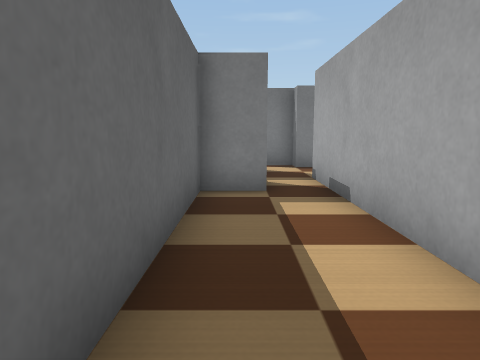
view 1 (above)

24 first-person views from a walk through a robot-simulator world made for Webots. The camera is 0.22 m above the floor, tilts 8° down and sees 70° across. The floor is counted in squares, 0.2 m on a side. Each view is taken from the middle of a square. On the plan, view 1 faces up. The plan holds only what a view shows up to about 13 squares ahead; the rest is blank. The robots in the file are not drawn. Webots' stock objects and surfaces are drawn as simple stand-ins.

view 2
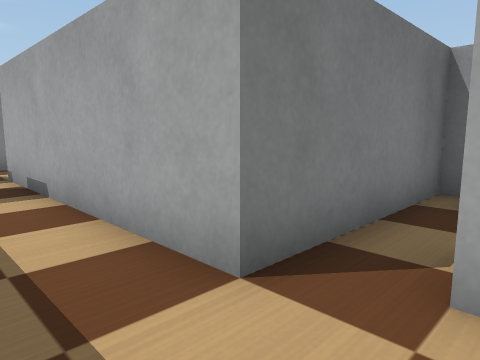

view 3
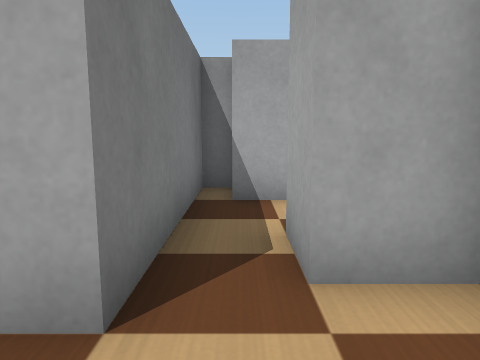

view 4
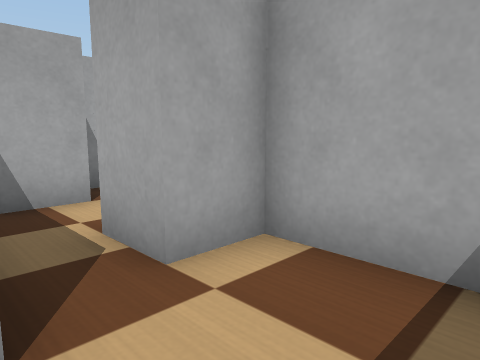

view 5
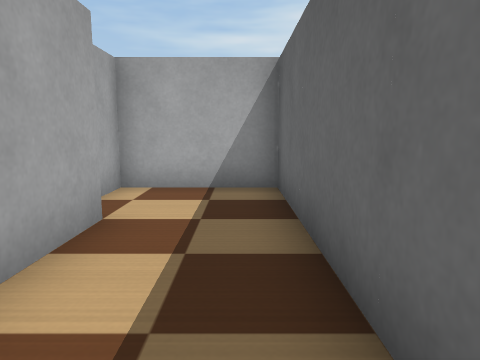

view 6
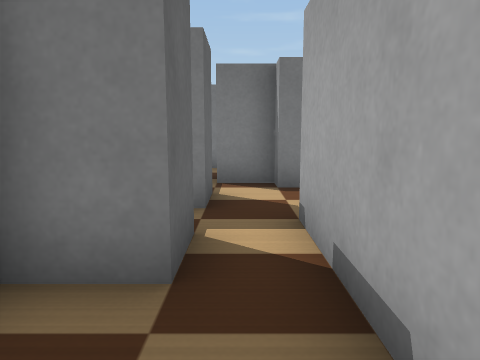

view 7
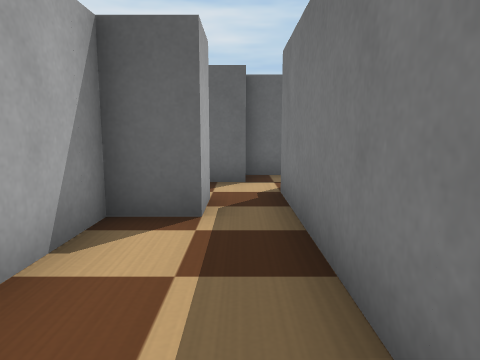

view 8
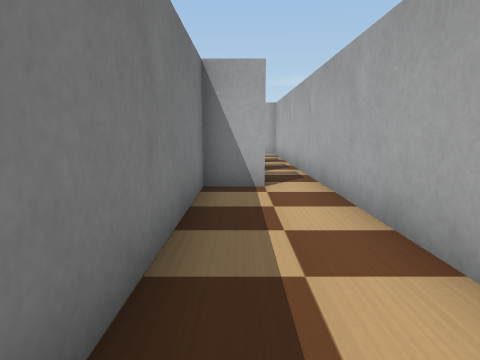

view 9
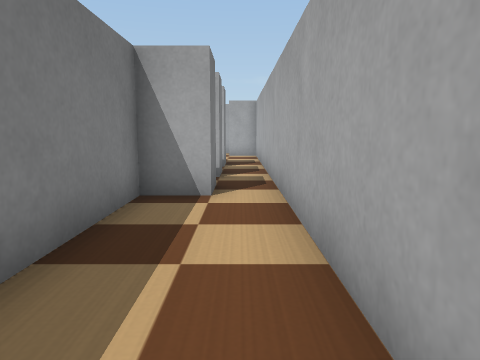

view 10
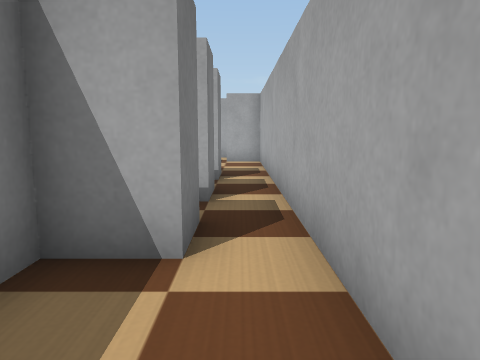

view 11
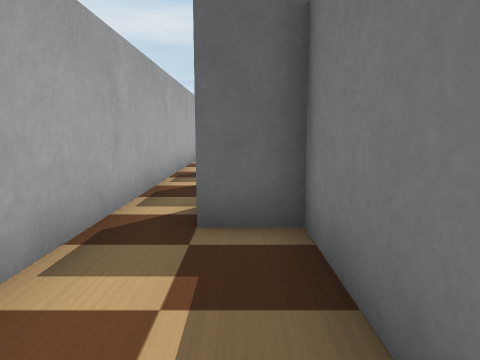

view 12
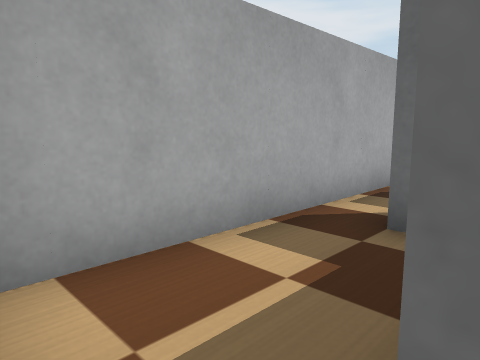

view 13
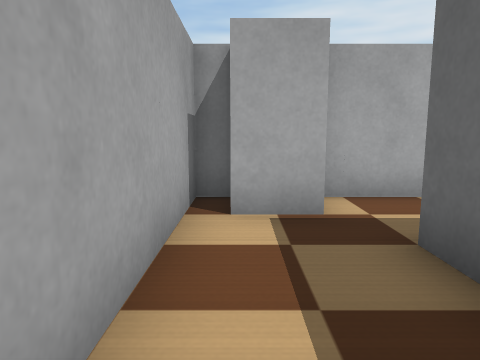

view 14
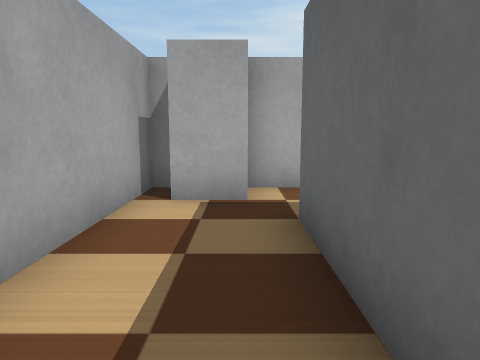

view 15
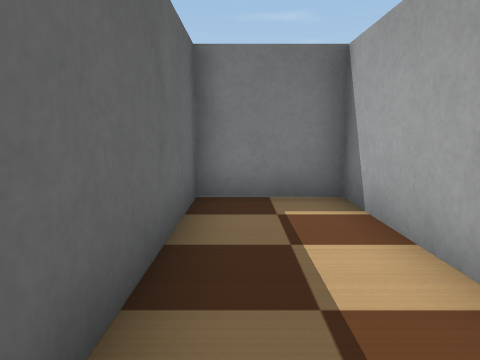

view 16
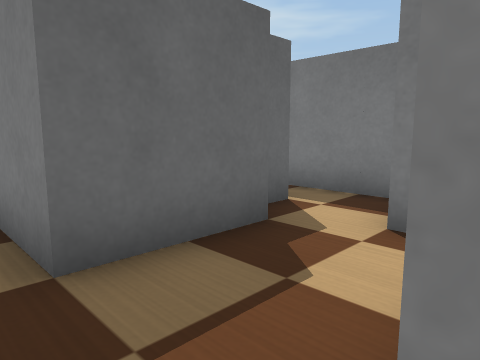

view 17
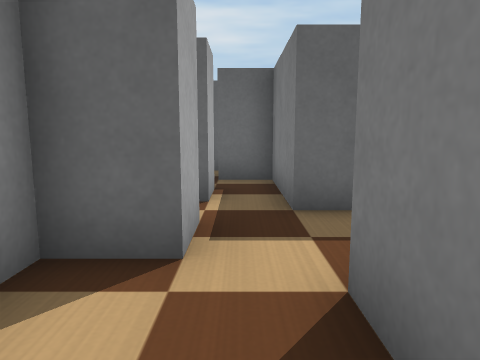

view 18
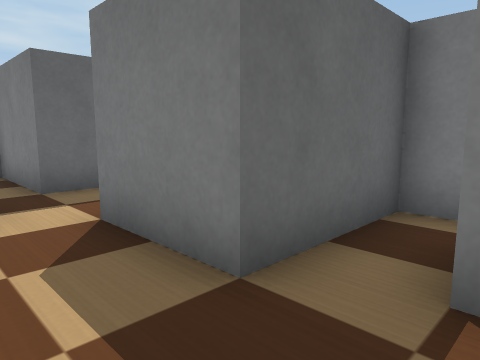

view 19
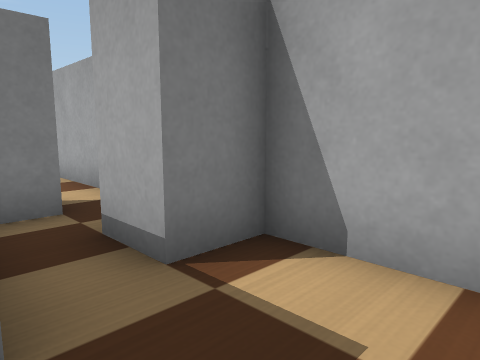

view 20
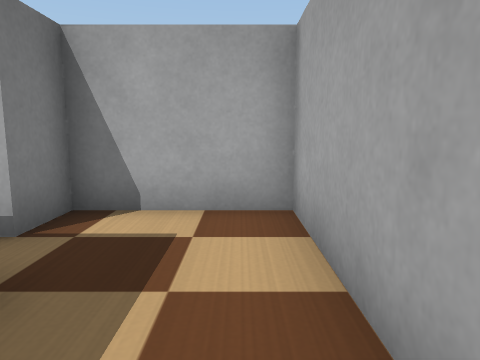

view 21
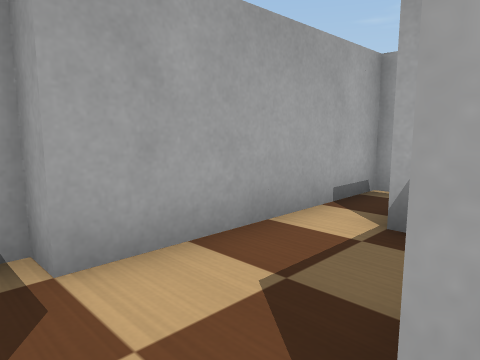

view 22
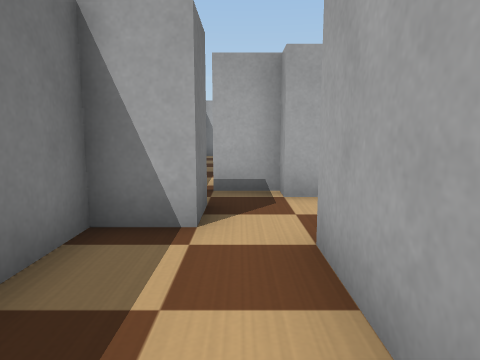

view 23
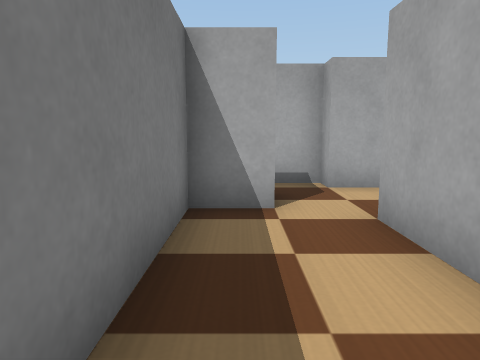

view 24
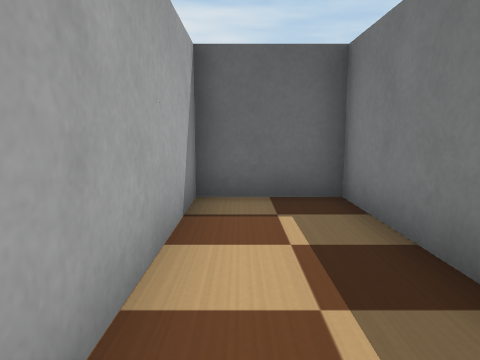

### Floor plan
Points are (right, up) in squares from view 1. A wall is a line through its corners. A room is listed if a view was taken in it or the views show most of it. See-through windows are left out.
Room 1 (views 1, 2, 3, 4, 5, 6, 7, 8, 9, 10, 11, 12, 13, 14, 15, 16, 17, 18, 19, 20, 21, 22, 23, 24)
walls: (9.9, 5.7) (4.3, 5.7) (4.3, 3.2) (9.2, 3.2); (6.8, 0.1) (6.8, 0.7) (1.8, 0.7) (1.8, 8.2); (9.3, -1) (9.3, -4.2) (6.8, -4.2); (9.9, 10.7) (1.8, 10.7) (1.8, 11.4); (3.6, 8.3) (21.7, 8.3) (21.7, 15.7) (19.2, 15.7) (19.2, 10.7) (16.1, 10.7); (4.3, -1.6) (4.3, -4.2) (1.1, -4.2); (-0.7, 6.4) (-0.7, -1.8) (2.4, -1.8); (6.1, -6.8) (11.7, -6.8) (11.7, 3.2) (12.4, 3.2); (-0.7, 11.1) (-0.7, 10.1)
objects: grey post (0, -5) to (1, -5); grey post (0, 7); grey post (0, 9) to (0, 10); grey post (0, 15) to (1, 15); grey post (1, 12); grey post (3, -6); grey post (3, -1); grey post (3, 9); grey post (5, -6) to (6, -6); grey post (6, -1) to (6, 0); grey post (10, -1) to (10, 0); grey post (10, 5) to (11, 5); grey post (10, 10) to (11, 10); grey post (11, -3); grey post (13, 4); grey post (13, 10); grey post (15, 10) to (16, 10); grey post (20, 9) to (21, 9)

Positions as (right, up) in squares from view 1, and headings:
1: (0, 0), facing up
2: (0, -1), facing up-right
3: (0, 0), facing right
4: (0, 1), facing down-right
5: (0, 5), facing down
6: (1, 4), facing up
7: (8, 10), facing left
8: (3, 10), facing right
9: (4, 9), facing right
10: (7, 9), facing right
11: (20, 10), facing left
12: (20, 11), facing down-left
13: (21, 14), facing down
14: (20, 15), facing down
15: (20, 10), facing up
16: (7, -5), facing up-left
17: (9, -5), facing left
18: (11, -6), facing up-left
19: (9, -6), facing up-right
20: (7, -6), facing right
21: (9, 4), facing down-right
22: (6, 4), facing right
23: (5, 5), facing right
24: (10, 4), facing left
